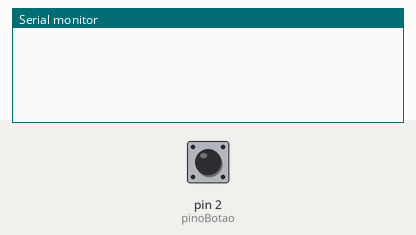
Bench run of a sketch on a simulated Arduino Uno, built with avr-gcc and run on an emulated ATmega328P. Parts: the last lines printed to the serial monitor. The inputs (shaded band) are chosen by the test bench; at power-on: pin 2 (pinoBotao) LOW.

Above: at 1.8 s.
1.9 s: pin 2 (pinoBotao) pulled HIGH for 0.6 s
At 2.4 s:
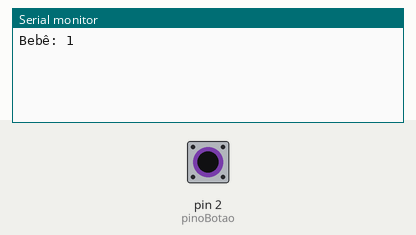
4.0 s: pin 2 (pinoBotao) pulled HIGH for 1 s
At 5.5 s:
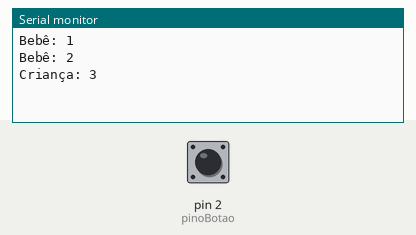
6.5 s: pin 2 (pinoBotao) pulled HIGH for 0.6 s
At 7.5 s:
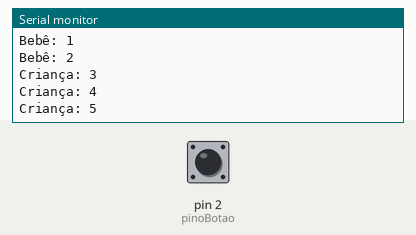
8.6 s: pin 2 (pinoBotao) driven HIGH
At 12.9 s:
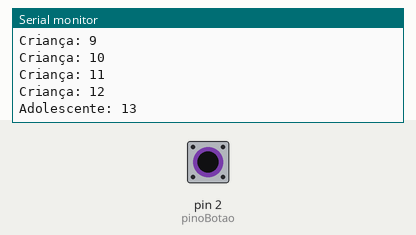

The sketch:

sketch.ino
```cpp
// Declara a variável global (int) "pinoBotao" e atribui valor "2"
int pinoBotao = 2;
// Declara a variável global (int) "idade" e atribui valor "0"
int idade = 0;
// Declara a variável global (String) "texto" e atribui valor ""
String texto = "";

void setup() {
// Configura a porta serial - taxa de comunicação "9600"
Serial.begin(9600);
  // Define a porta "pinoBotao (2)" como entrada de dado
  pinMode (pinoBotao , INPUT);
}
void loop() {

  // Verifica se o botão foi pressionado
  if(digitalRead(pinoBotao) == HIGH) {
    // Incrementa a variável "idade" em 1
    idade++;

    // Verifica SE a Idade é menor que ou igual a "2"
    if(idade <= 2) {
      texto = "Bebê: ";
    }
    // SENÃO Verifica SE a Idade é menor que ou igual a "12"
    else if(idade <= 12) {
      texto = "Criança: ";
    }
    // SENÃO Verifica SE a Idade é menor que ou igual a "17"
    else if(idade <= 17) {
      texto = "Adolescente: ";
    }
    // SENÃO Verifica SE a Idade é menor que ou igual a "59"
    else if(idade <= 59) {
      texto = "Adulto: ";
    }
    // SENÃO
    else {
      texto = "Idoso: ";
    }

    Serial.print(texto);
    Serial.println(idade);
  }

  // Aguarda (para a execução) por meio segundo
  delay(500);
}
```

Measured:
- after the input at 1.9 s, the serial monitor: prints a new line after 0.10 s (image 1)
- after the input at 4.0 s, the serial monitor: prints a new line at once (image 2)
- after the input at 6.5 s, the serial monitor: prints a new line at once (image 3)
- after the input at 8.6 s, the serial monitor: prints a new line after 0.40 s (image 4)
